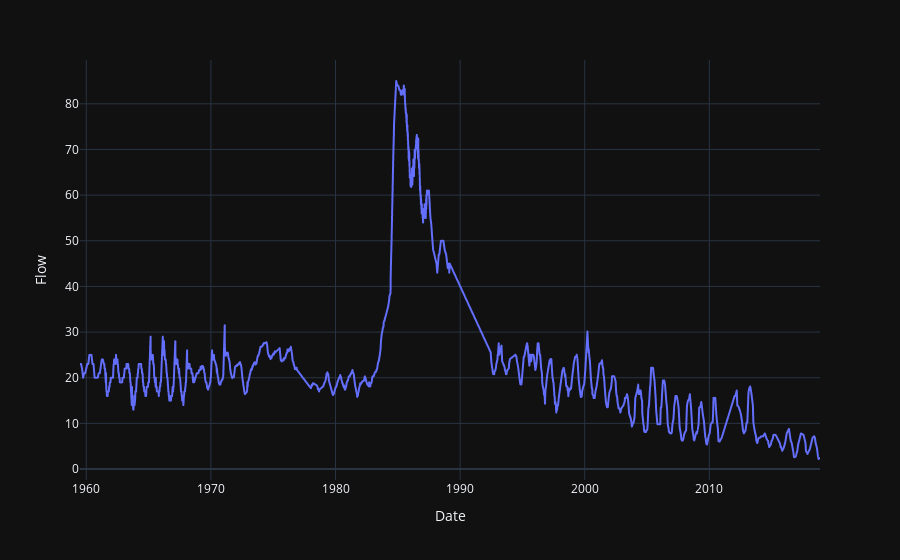

Notebook source saved alongside this figure:
### Code cell
clr_lake_flow = pd.concat([clear_lake_usgs.sort_index(), filtered_df.sort_index()]).reset_index().drop_duplicates(subset=['Date']).set_index(['Date']).sort_index()

fig = px.line(clr_lake_flow, y='Flow')
fig.show()

### Figure 1 — Plotly figure (JSON) as saved in the notebook; plotly's stock layout.template omitted (floating-point values rounded to 4 significant figures; data arrays with more than 128 entries replaced by an {"elided": "..."} marker saying what was removed)
{"data": [{"hovertemplate": "Date=%{x}<br>Flow=%{y}<extra></extra>", "legendgroup": "", "line": {"color": "#636efa", "dash": "solid"}, "marker": {"symbol": "circle"}, "mode": "lines", "name": "", "showlegend": false, "x": {"elided": "2175 str values"}, "xaxis": "x", "y": {"elided": "2175 float values"}, "yaxis": "y", "type": "scattergl"}], "layout": {"xaxis": {"anchor": "y", "domain": [0.0, 1.0], "title": {"text": "Date"}}, "yaxis": {"anchor": "x", "domain": [0.0, 1.0], "title": {"text": "Flow"}}, "legend": {"tracegroupgap": 0}, "margin": {"t": 60}}}
